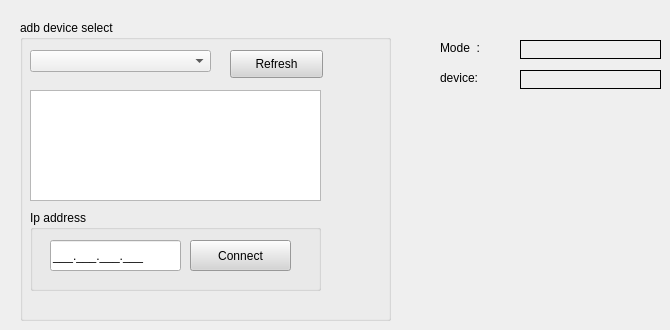
      <widget class="QWidget" name="Home_adbDevice_page">
       <widget class="QGroupBox" name="Home_adbDevSelect_groupBox">
        <property name="geometry">
         <rect>
          <x>20</x>
          <y>20</y>
          <width>371</width>
          <height>301</height>
         </rect>
        </property>
        <property name="title">
         <string>adb device select</string>
        </property>
        <widget class="QComboBox" name="Home_adbDevSelect_comboBox">
         <property name="geometry">
          <rect>
           <x>10</x>
           <y>30</y>
           <width>181</width>
           <height>22</height>
          </rect>
         </property>
        </widget>
        <widget class="QPushButton" name="Home_adbDevRefresh_btn">
         <property name="geometry">
          <rect>
           <x>210</x>
           <y>30</y>
           <width>93</width>
           <height>28</height>
          </rect>
         </property>
         <property name="styleSheet">
          <string notr="true">background-color:#D5D5D5</string>
         </property>
         <property name="text">
          <string>Refresh</string>
         </property>
        </widget>
        <widget class="QGroupBox" name="Home_adbIpAdress_groupBox">
         <property name="geometry">
          <rect>
           <x>10</x>
           <y>190</y>
           <width>291</width>
           <height>81</height>
          </rect>
         </property>
         <property name="title">
          <string>Ip address</string>
         </property>
         <widget class="QLineEdit" name="Home_adbIpAdress_lineEdit">
          <property name="geometry">
           <rect>
            <x>20</x>
            <y>30</y>
            <width>131</width>
            <height>31</height>
           </rect>
          </property>
          <property name="text">
           <string>___.___.___.___</string>
          </property>
         </widget>
         <widget class="QPushButton" name="Home_adbIpConnect_btn">
          <property name="geometry">
           <rect>
            <x>160</x>
            <y>30</y>
            <width>101</width>
            <height>31</height>
           </rect>
          </property>
          <property name="styleSheet">
           <string notr="true">background-color:#D5D5D5</string>
          </property>
          <property name="text">
           <string>Connect</string>
          </property>
         </widget>
        </widget>
        <widget class="QListView" name="Home_adbDev_listView">
         <property name="geometry">
          <rect>
           <x>10</x>
           <y>70</y>
           <width>291</width>
           <height>111</height>
          </rect>
         </property>
        </widget>
       </widget>
       <widget class="QLabel" name="label_33">
        <property name="geometry">
         <rect>
          <x>520</x>
          <y>70</y>
          <width>141</width>
          <height>19</height>
         </rect>
        </property>
        <property name="frameShape">
         <enum>QFrame::Box</enum>
        </property>
        <property name="text">
         <string/>
        </property>
       </widget>
       <widget class="QLabel" name="label_34">
        <property name="geometry">
         <rect>
          <x>440</x>
          <y>70</y>
          <width>71</width>
          <height>16</height>
         </rect>
        </property>
        <property name="text">
         <string>device:</string>
        </property>
       </widget>
       <widget class="QLabel" name="label_35">
        <property name="geometry">
         <rect>
          <x>440</x>
          <y>40</y>
          <width>71</width>
          <height>16</height>
         </rect>
        </property>
        <property name="text">
         <string>Mode  :</string>
        </property>
       </widget>
       <widget class="QLabel" name="label_36">
        <property name="geometry">
         <rect>
          <x>520</x>
          <y>40</y>
          <width>141</width>
          <height>19</height>
         </rect>
        </property>
        <property name="frameShape">
         <enum>QFrame::Box</enum>
        </property>
        <property name="text">
         <string/>
        </property>
       </widget>
      </widget>
